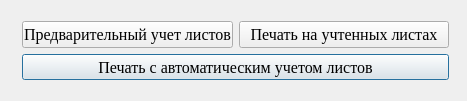
<?xml version="1.0" encoding="UTF-8"?>
<ui version="4.0">
 <class>firstAsk</class>
 <widget class="QDialog" name="firstAsk">
  <property name="windowModality">
   <enum>Qt::WindowModal</enum>
  </property>
  <property name="geometry">
   <rect>
    <x>0</x>
    <y>0</y>
    <width>467</width>
    <height>101</height>
   </rect>
  </property>
  <property name="windowTitle">
   <string>Защищенная печать для [%1]</string>
  </property>
  <property name="windowIcon">
   <iconset resource="images.qrc">
    <normaloff>:/images/print.png</normaloff>:/images/print.png</iconset>
  </property>
  <property name="modal">
   <bool>true</bool>
  </property>
  <widget class="QWidget" name="centralWidget" native="true">
   <property name="geometry">
    <rect>
     <x>0</x>
     <y>0</y>
     <width>469</width>
     <height>101</height>
    </rect>
   </property>
   <widget class="QWidget" name="gridLayoutWidget">
    <property name="geometry">
     <rect>
      <x>11</x>
      <y>10</y>
      <width>449</width>
      <height>81</height>
     </rect>
    </property>
    <layout class="QGridLayout" name="gridLayout">
     <item row="0" column="0">
      <widget class="QPushButton" name="printModeAccounting">
       <property name="font">
        <font>
         <family>Times New Roman</family>
         <pointsize>12</pointsize>
         <stylestrategy>PreferAntialias</stylestrategy>
        </font>
       </property>
       <property name="text">
        <string>  Предварительный учет листов  </string>
       </property>
       <property name="default">
        <bool>false</bool>
       </property>
      </widget>
     </item>
     <item row="0" column="1">
      <widget class="QPushButton" name="printFromAccountPaper">
       <property name="font">
        <font>
         <family>Times New Roman</family>
         <pointsize>12</pointsize>
         <stylestrategy>PreferAntialias</stylestrategy>
        </font>
       </property>
       <property name="text">
        <string>  Печать на учтенных листах  </string>
       </property>
      </widget>
     </item>
     <item row="1" column="0" colspan="2">
      <widget class="QPushButton" name="printWithAccountingPaper">
       <property name="font">
        <font>
         <family>Times New Roman</family>
         <pointsize>12</pointsize>
         <stylestrategy>PreferAntialias</stylestrategy>
        </font>
       </property>
       <property name="text">
        <string>Печать с автоматическим учетом листов</string>
       </property>
       <property name="default">
        <bool>true</bool>
       </property>
      </widget>
     </item>
    </layout>
   </widget>
  </widget>
  <widget class="QStatusBar" name="statusBar">
   <property name="geometry">
    <rect>
     <x>0</x>
     <y>0</y>
     <width>2</width>
     <height>18</height>
    </rect>
   </property>
   <property name="sizeGripEnabled">
    <bool>false</bool>
   </property>
  </widget>
 </widget>
 <layoutdefault spacing="6" margin="11"/>
 <resources>
  <include location="images.qrc"/>
 </resources>
 <connections/>
</ui>
